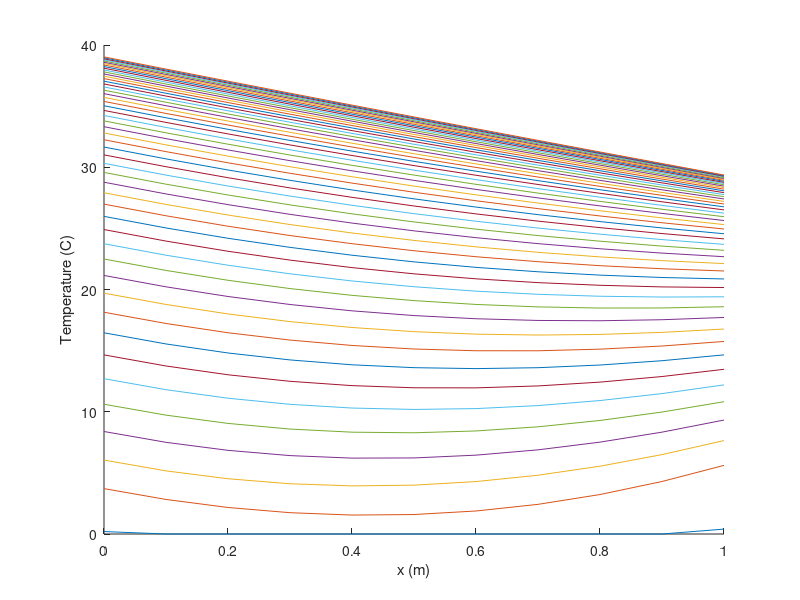

Recreate this plot in MATLAB.
clc; clear all; close all;

% given constants
h = 1;
k = 1;
p = 1;
c = 1;
q = 10;

% specify the position vector
xi = 0;
xf = 1;
dx = 0.1;
x = xi:dx:xf;

% specify the time step and time vector
dt = 0.001;
maxTime = 5;
t=0:dt:maxTime;

% calculate the number of nodes
N = length(x);

% define temperature array, T
T = zeros(N,1);

% specify the initial condition
T_air = 20;
T0 = 0;

% define the temperature distribution at the previous time step
T_prev = T;

% create the coefficient matrices, A and B
A = zeros(N,N);
B = zeros(N,1);

% calculate the Fourier Number
Fo = (k*dt)/dx^2;

% calculate the elements of A
for i = 1 : N
    if i == 1
        % Left Boundary
         A(i,i)=1-2*Fo;
        A(i,i+1)=2*Fo;

        B(i)=Fo*q*2*dx/k;

    elseif i == N
        % Right Boundary
        A(i,i)=(1 - Fo*(h*2*dx/k + 2));
        A(i,i-1)=2*Fo;

        B(i)=T_air*h*2*dx*Fo/k;

    else
        % Interior Nodes
        A(i,i-1) = Fo;
        A(i,i+1) = Fo;
        A(i,i) = 1 - 2*Fo;

    end
end

% plot the temperature distributions
figure
hold on
xlabel('x (m)')
ylabel('Temperature (C)')


tol = 1E-6;

for time_step = 0: dt : maxTime
    T = A*T_prev + B;
    if mod(time_step , 0.1) == 0
        plot(x,T)
    end
    if max(abs(T-T_prev)) < tol
        break
    end
    T_prev = T;
end